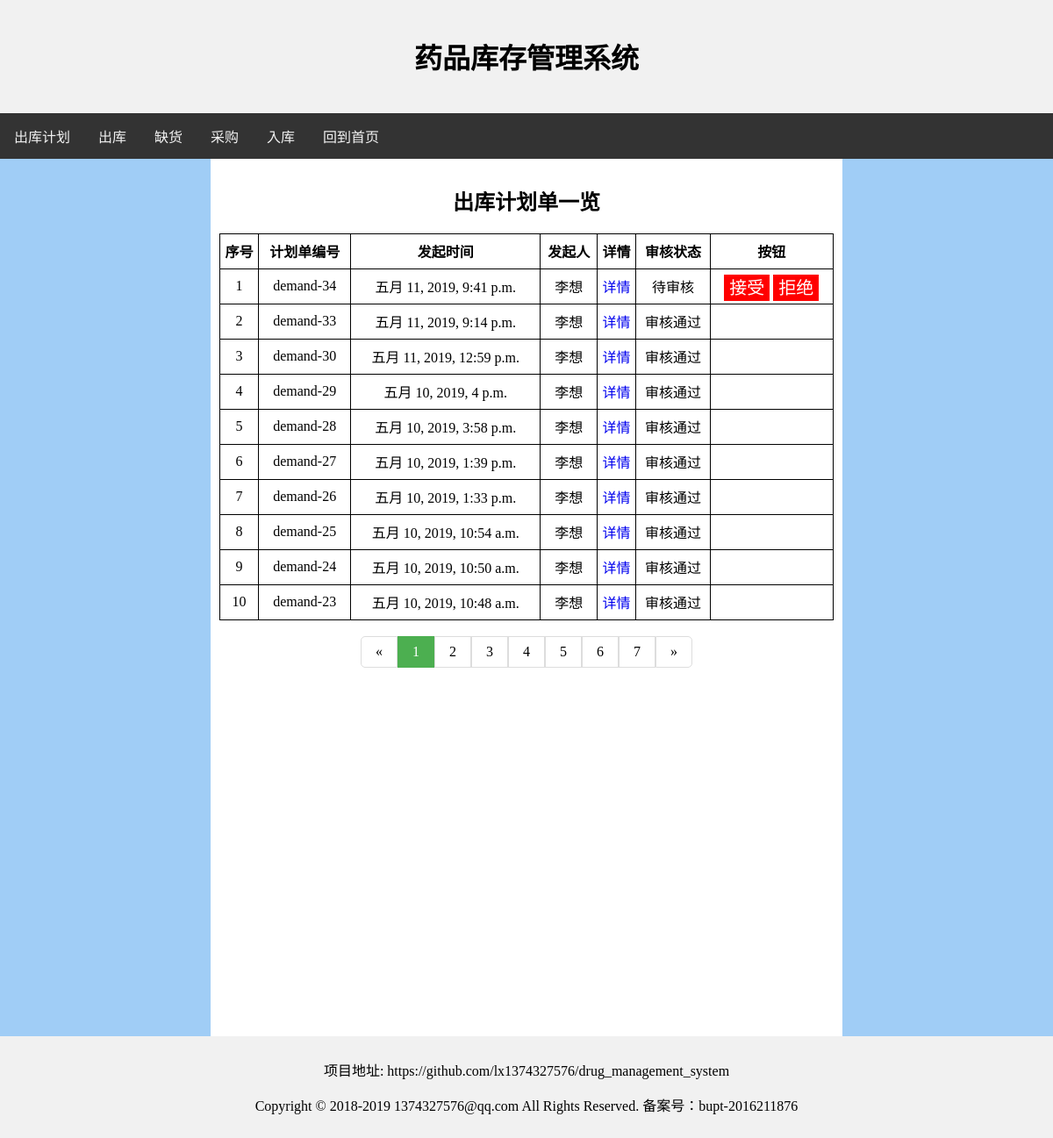
/demand/query/1/, run on an earlier commit of the app's database.
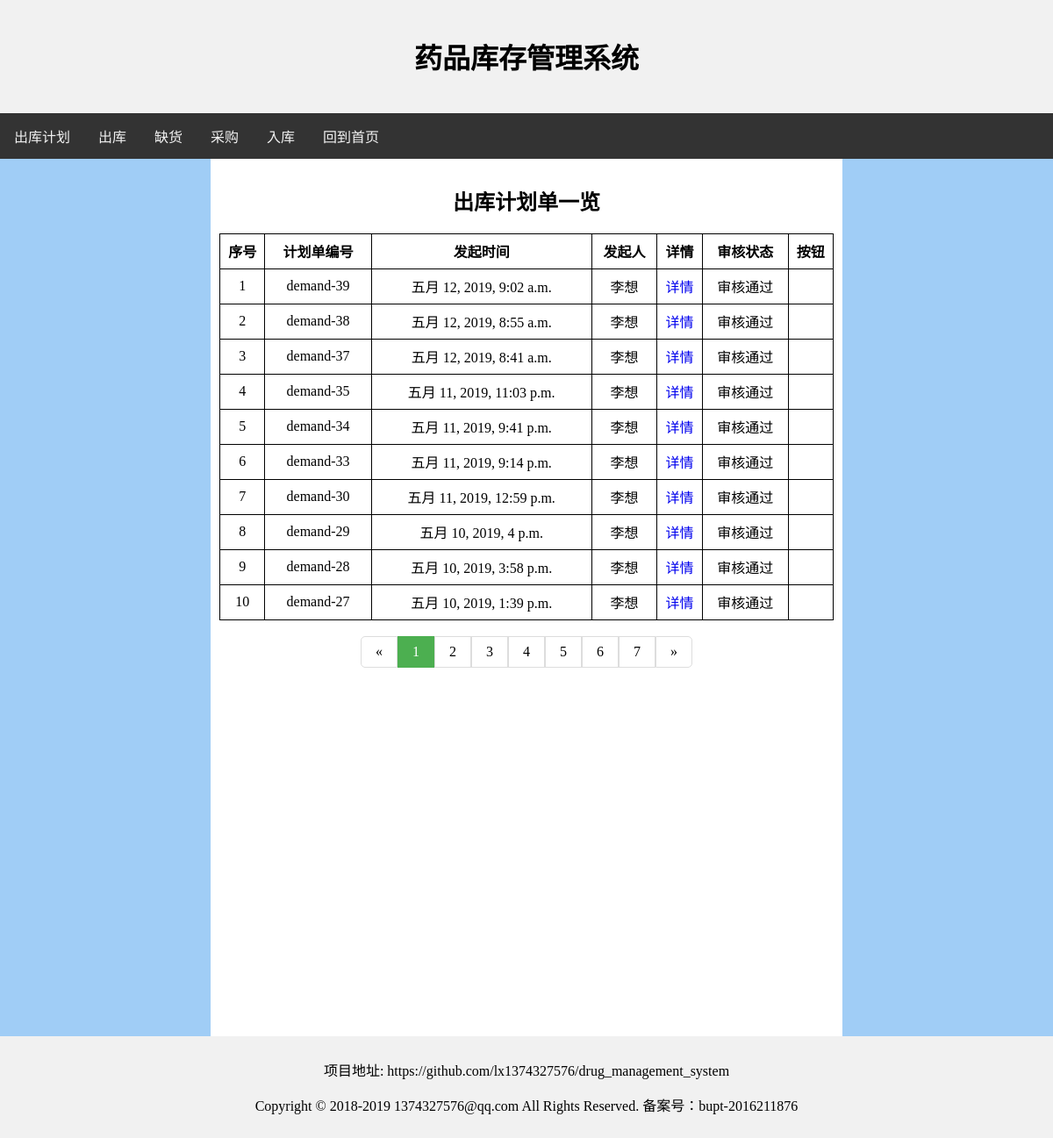
And on a later commit of the database.
### demand/models.py (models this page shows)
class Demand(models.Model):
    id = models.IntegerField('id', primary_key=True)
    due_time = models.DateTimeField('due_time', default=timezone.now)
    demander = models.ForeignKey(Demander, on_delete=models.CASCADE)
    create_time = models.DateTimeField('create_time', default=timezone.now)
    create_user = models.ForeignKey(User, on_delete=models.CASCADE)
    status = models.IntegerField('status', default=0)  # 0 未处理 1 审核通过 2 单子完成 3 审核未通过
    check_time = models.DateTimeField('check_time', default=timezone.now)

### user/models.py (models this page shows, shortened)
class User(models.Model):
    id = models.IntegerField('id', primary_key=True)
    user_name = models.CharField('user_name', unique=True, blank=False, max_length=20)
    create_time = models.DateTimeField('create_time', default=timezone.now)
    is_admin = models.BooleanField('is_admin', default=False)
    password = models.CharField('password', blank=False, max_length=20)
    worker_type = models.IntegerField('worker_type', default=0)

### demand/views.py (the view)
# urls.py: path('query/<int:page_id>/', views.query_page, name='query_page'),
def query_page(request, page_id):
    demand_list = Demand.objects.all().order_by('status', '-id')
    list_length = demand_list.count()
    if page_id*10 >= list_length+10:
        return HttpResponseRedirect(reverse('demand:query') + str((list_length-1) // 10+1))
    demand_list = demand_list[(page_id-1)*10:min(page_id*10, list_length)]
    status_dict = {
        1: '审核通过',
        2: '已完成',
        0: '待审核',
        3: '审核未通过',
    }
    context = {
        'demand_list': demand_list,
        'status_dict': status_dict,
        'page_id': page_id,
        'page_id_minus': page_id-1,
        'page_id_plus': page_id+1,
        'page_id_minus2': page_id-2,
        'page_id_minus3': page_id-3,
        'page_id_plus2': page_id+2,
        'page_id_plus3': page_id+3,
    }
    return render(request, 'demand/query.html', context)

### demand/templates/demand/query.html (shortened to what this page needs)
<html>
    <head>
    </head>
    <body>
        <div class="header">
            <h1>药品库存管理系统</h1>
        </div>
        <div class="topnav">
            <a href="{% url 'demand:demand' %}">出库计划</a>
            <a href="{% url 'checkout:checkout' %}">出库</a>
            <a href="{% url 'lack:lack' %}">缺货</a>
            <a href="{% url 'purchase:purchase' %}">采购</a>
            <a href="{% url 'storage:storage' %}">入库</a>
            <a href="{% url 'user:index' %}">回到首页</a>
        </div>
        <div class="row">
            <div class="column left">
            </div>
            <div class="column middle">
                <div class="submit-div">
                    <h2> 出库计划单一览 </h2>
                </div>
                <table>
                    <tr>
                        <td> <strong>序号<s/trong> </td>
                        <td> <strong>计划单编号</strong> </td>
                        <td> <strong>发起时间</strong> </td>
                        <td> <strong>发起人</strong> </td>
                        <td> <strong>详情</strong> </td>
                        <td> <strong>审核状态</strong> </td>
                        <td> <strong>按钮</strong> </td>
                    </tr>
                    {% for demand in demand_list %}
                        <tr>
                            {% widthratio page_id_minus 1 10 as page_id_tmp %}
                            <td> {{forloop.counter|add:page_id_tmp}} </td>
                            <td> demand-{{demand.id}} </td>
                            <td> {{demand.create_time}} </td>
                            <td> {{demand.create_user.user_name}} </td>
                            <td><a href="{% url 'demand:query_detail' demand.id %}">详情</a></td>
                            {% if demand.status == 0 %}
                                <td>
                                    {{status_dict.0}}
                                </td>
                                <td>
                                    <a type="button" href="{% url 'demand:accept' demand.id %}" class="submit">接受</a>
                                    <a type="button" href="{% url 'demand:deny' demand.id %}" class="submit">拒绝</a>
                                </td>
                            {% endif %}
                            {% if demand.status == 1 %}
                                <td>
                                    {{status_dict.1}}
                                </td>
                                <td></td>
                            {% endif %}
                        </tr>
                    {% endfor %}
                </table>
                <br>
                <div class="submit-div">
                    <ul class="pagination">
                        {% if page_id < 4 %}
                            {% if page_id == 1 %}
                                <li><a href="{% url 'demand:query_page' 1 %}">«</a></li>
                                <li><a class='active' href="{% url 'demand:query_page' 1 %}">1</a></li>
                                <li><a href="{% url 'demand:query_page' 2 %}">2</a></li>
                                <li><a href="{% url 'demand:query_page' 3 %}">3</a></li>
                                <li><a href="{% url 'demand:query_page' 4 %}">4</a></li>
                            {% endif %}
                            <li><a href="{% url 'demand:query_page' 5 %}">5</a></li>
                            <li><a href="{% url 'demand:query_page' 6 %}">6</a></li>
                            <li><a href="{% url 'demand:query_page' 7 %}">7</a></li>
                            <li><a href="{% url 'demand:query_page' page_id_plus %}">»</a></li>
                        {% endif %}
                    </ul>
                </div>
            </div>
            <div class="column right">
            </div>
        </div>
        <div class="footer">
            <p>项目地址: https://github.com/lx1374327576/drug_management_system</p>
            <p>Copyright © 2018-2019 1374327576@qq.com All Rights Reserved. 备案号：bupt-2016211876</p>
        </div>
    </body>
</html>

What changed in the data, as far as the page shows it:
no longer on this page (row unchanged): Demand: id "26", create_time "五月 10, 2019, 1:33 p.m.", create_user.user_name "李想", status_dict "审核通过"
no longer on this page (row unchanged): Demand: id "25", create_time "五月 10, 2019, 10:54 a.m.", create_user.user_name "李想", status_dict "审核通过"
no longer on this page (row unchanged): Demand: id "24", create_time "五月 10, 2019, 10:50 a.m.", create_user.user_name "李想", status_dict "审核通过"
no longer on this page (row unchanged): Demand: id "23", create_time "五月 10, 2019, 10:48 a.m.", create_user.user_name "李想", status_dict "审核通过"
added Demand: id "39", create_time "五月 12, 2019, 9:02 a.m.", create_user.user_name "李想", status_dict "审核通过"
added Demand: id "38", create_time "五月 12, 2019, 8:55 a.m.", create_user.user_name "李想", status_dict "审核通过"
added Demand: id "37", create_time "五月 12, 2019, 8:41 a.m.", create_user.user_name "李想", status_dict "审核通过"
added Demand: id "35", create_time "五月 11, 2019, 11:03 p.m.", create_user.user_name "李想", status_dict "审核通过"
changed Demand "五月 11, 2019, 9:41 p.m.": status 0 → 1 (drawn); status_dict "待审核" → "审核通过"
